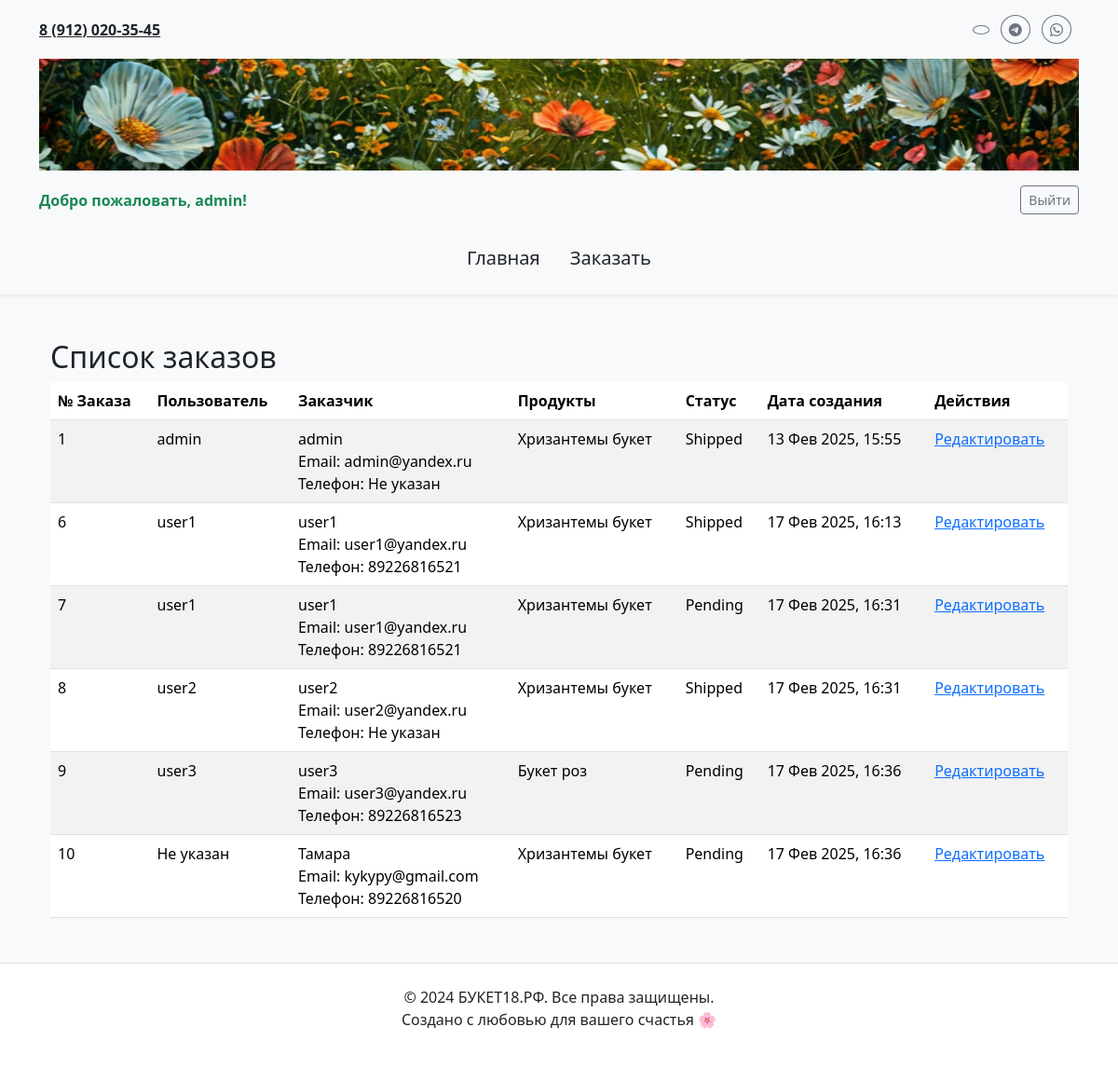
/orders/ (signed in), run on the app's committed database.
### main/models.py (models this page shows, shortened)
class CustomUser(AbstractUser):
    phone_number = models.CharField(max_length=15, blank=True, null=True)
    class Meta:
        verbose_name = "Пользователь"
        verbose_name_plural = "Пользователи"

class Order(models.Model):
    STATUS_CHOICES = [
        ('PENDING', 'Pending'),
        ('SHIPPED', 'Shipped'),
        ('DELIVERED', 'Delivered'),
        ('CANCELLED', 'Cancelled'),
    ]
    user = models.ForeignKey(
        settings.AUTH_USER_MODEL, on_delete=models.CASCADE, related_name='orders', blank=True, null=True
    )
    customer = models.ForeignKey(
        Customer, on_delete=models.CASCADE, related_name='orders', blank=True, null=True
    )
    products = models.ManyToManyField(Product, related_name='orders')
    status = models.CharField(max_length=20, choices=STATUS_CHOICES, default='PENDING')
    delivery_address = models.CharField(max_length=255, blank=True, null=True)
    created_at = models.DateTimeField(auto_now_add=True)
    class Meta:
        verbose_name = "Заказ"
        verbose_name_plural = "Заказы"

class Customer(models.Model):
    name = models.CharField(max_length=100)
    email = models.EmailField(unique=True)
    phone = models.CharField(max_length=15, blank=True, null=True, unique=True)
    telegram_id = models.BigIntegerField(blank=True, null=True)
    class Meta:
        verbose_name = "Клиент"
        verbose_name_plural = "Клиенты"

class Product(models.Model):
    name = models.CharField(max_length=255)
    price = models.DecimalField(max_digits=10, decimal_places=2)
    image = models.ImageField(upload_to='products/', null=True, blank=True)
    class Meta:
        verbose_name = "Продукт"
        verbose_name_plural = "Продукты"

### main/views.py (the view)
# urls.py: path('orders/', views.order_list, name='order_list'),
def order_list(request):
    if not request.user.is_authenticated:
        return HttpResponseForbidden("Вы должны быть авторизованы для просмотра заказов.")
    user = request.user
    if user.is_superuser:
        orders = Order.objects.select_related('user', 'customer').all()
    else:
        orders = Order.objects.filter(Q(user=user) | Q(customer__email=user.email)).distinct()
    return render(request, 'main/order_list.html', {'orders': orders})

### main/templates/main/order_list.html (shortened to what this page needs)
{% extends 'main/layoute.html' %}
{% block content %}
    <div class="container my-5">
        <h2>Список заказов</h2>
        {% if orders %}
            <table class="table table-striped">
                <thead>
                    <tr>
                        <th>№ Заказа</th>
                        <th>Пользователь</th>
                        <th>Заказчик</th>
                        <th>Продукты</th>
                        <th>Статус</th>
                        <th>Дата создания</th>
                        <th>Действия</th>
                    </tr>
                </thead>
                <tbody>
                    {% for order in orders %}
                        <tr>
                            <td>{{ order.id }}</td>
                            <td>
                                {% if order.user %}
                                    {{ order.user.username }}
                                {% else %}
                                    Не указан
                                {% endif %}
                            </td>
                            <td>
                                {% if order.customer %}
                                    {{ order.customer.name }}<br>
                                    Email: {{ order.customer.email }}<br>
                                    Телефон: {{ order.customer.phone|default:"Не указан" }}
                                {% else %}
                                    Не указан
                                {% endif %}
                            </td>
                            <td>
                                {% for product in order.products.all %}
                                    {{ product.name }}<br>
                                {% endfor %}
                            </td>
                            <td>{{ order.get_status_display }}</td>
                            <td>{{ order.created_at|date:"d M Y, H:i" }}</td>
                            <td>
                                <a href="{% url 'edit_order' order.id %}">Редактировать</a>
                            </td>
                        </tr>
                    {% endfor %}
                </tbody>
            </table>
        {% else %}
            <p>Нет заказов.</p>
        {% endif %}
    </div>
{% endblock %}

### main/templates/main/header.html (shortened to what this page needs)
{% load static %}
<header class="header bg-light py-3 shadow-sm">
  <div class="container">
    <div class="d-flex justify-content-between align-items-center mb-3">
      <div class="contacts">
        <a href="tel:89120203545" class="phone text-dark fw-bold">8 (912) 020-35-45</a>
      </div>
      <div class="social-icons">
        <a href="https://vk.com" target="_blank" class="btn btn-outline-secondary btn-sm rounded-circle me-2">
        </a>
        <a href="https://telegram.org" target="_blank" class="btn btn-outline-secondary btn-sm rounded-circle me-2">
          <i class="bi bi-telegram"></i>
        </a>
        <a href="https://wa.me" target="_blank" class="btn btn-outline-secondary btn-sm rounded-circle me-2">
          <i class="bi bi-whatsapp"></i>
        </a>
      </div>
    </div>
    <div class="text-center logo mb-3">
      <a href="{% url 'index' %}">
        <img src="{% static 'main/images/logo.png' %}" alt="Логотип сайта БУКЕТ18.РФ" class="img-fluid w-100">
      </a>
    </div>
    <div class="user-auth d-flex justify-content-between align-items-center mb-3">
      <div>
        {% if user.is_authenticated %}
          <span class="text-success fw-bold">Добро пожаловать, {{ user.username }}!</span>
        {% else %}
          <span class="text-muted">Вы не вошли в систему</span>
        {% endif %}
      </div>
     <div>
    {% if user.is_authenticated %}
        <form method="post" action="{% url 'logout' %}" style="display:inline;">
            <button type="submit" class="btn btn-outline-secondary btn-sm">Выйти</button>
        </form>
    {% else %}
        <a href="{% url 'login' %}" class="btn btn-secondary btn-sm">Войти</a>
        <a href="{% url 'register' %}" class="btn btn-outline-secondary btn-sm ms-2">Регистрация</a>
    {% endif %}
</div>
    </div>
    <nav class="navigation mt-4">
      <ul class="nav justify-content-center">
        <li class="nav-item">
          <a href="{% url 'index' %}" class="nav-link text-dark fs-5">Главная</a>
        </li>
        <li class="nav-item">
          <a href="{% url 'create_order' %}" class="nav-link text-dark fs-5">Заказать</a>
        </li>
      </ul>
    </nav>
  </div>
</header>

### main/static/main/css/main.css (style rules this page uses)
.header .logo img { max-height: 120px; width: 100%; transition: transform 0.3s ease; }
.header .contacts .phone { font-size: 1rem; font-weight: bold; }
.navigation .nav-link { font-size: 1.2rem; color: #333; }

### data on the page
CustomUser: username "admin"
Order: id "1", user.username "admin", customer.name "admin", customer.email "admin@yandex.ru", customer.phone "Не указан", status "Shipped", created_at "13 Фев 2025, 15:55"
Product: name "Хризантемы букет"
Order: id "6", user.username "user1", customer.name "user1", customer.email "user1@yandex.ru", customer.phone "89226816521", status "Shipped", created_at "17 Фев 2025, 16:13"
Order: id "7", user.username "user1", customer.name "user1", customer.email "user1@yandex.ru", customer.phone "89226816521", status "Pending", created_at "17 Фев 2025, 16:31"
Order: id "8", user.username "user2", customer.name "user2", customer.email "user2@yandex.ru", customer.phone "Не указан", status "Shipped", created_at "17 Фев 2025, 16:31"
Order: id "9", user.username "user3", customer.name "user3", customer.email "user3@yandex.ru", customer.phone "89226816523", status "Pending", created_at "17 Фев 2025, 16:36"
Product: name "Букет роз"
Order: id "10", shows "Не указан", customer.name "Тамара", customer.email "kykypy@gmail.com", customer.phone "89226816520", status "Pending", created_at "17 Фев 2025, 16:36"
